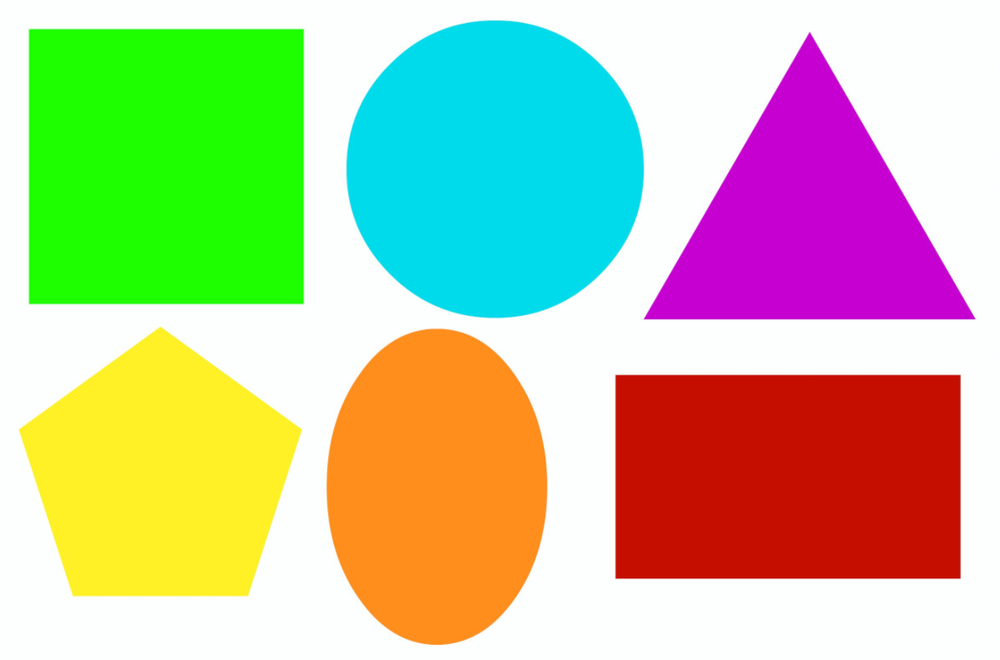
#> input picture OpenCV Guide/shapes.png, 1000 x 660 px, shrunk from 1311 x 865 before the run, given in place of shapes.jpg, which was not available
$ python image_arith.py
#> lines starting #> are read from the running program, lines starting #| are printed output that depends on the picture; pictures that were not available may be replaced by others from this repository, and a replacement may not be noted
#!/usr/bin/env python3
# -*- coding: utf-8 -*-
"""
Created on Wed Jan 11 00:15:57 2023

@author: venkatesanmuthukumar
"""

# image_arith.py

import numpy as np
import cv2

x = np.uint8([250])
y = np.uint8([10])

print("OpenCV 250 + 10: ", cv2.add(x,y)) # 250+10 = 260 => 255
print("Numpy 250 + 10: ", x+y)          # 250+10 = 260 % 256 = 4


img = cv2.imread("images/shapes.jpg")
#> img is the input picture: shape (660, 1000, 3); mean B, G, R 156.5, 196.5, 191.1
cv2.imshow("Shapes", img)


print("Initial pixel at [50, 50]\t: ", img[50, 50])
#| Initial pixel at [50, 50]	:  [  0 255  30]
new_pixel =  90 * np.ones(img.shape, dtype = "uint8")

print("Add/subtract 90")

opencv_img = cv2.add(img, new_pixel)
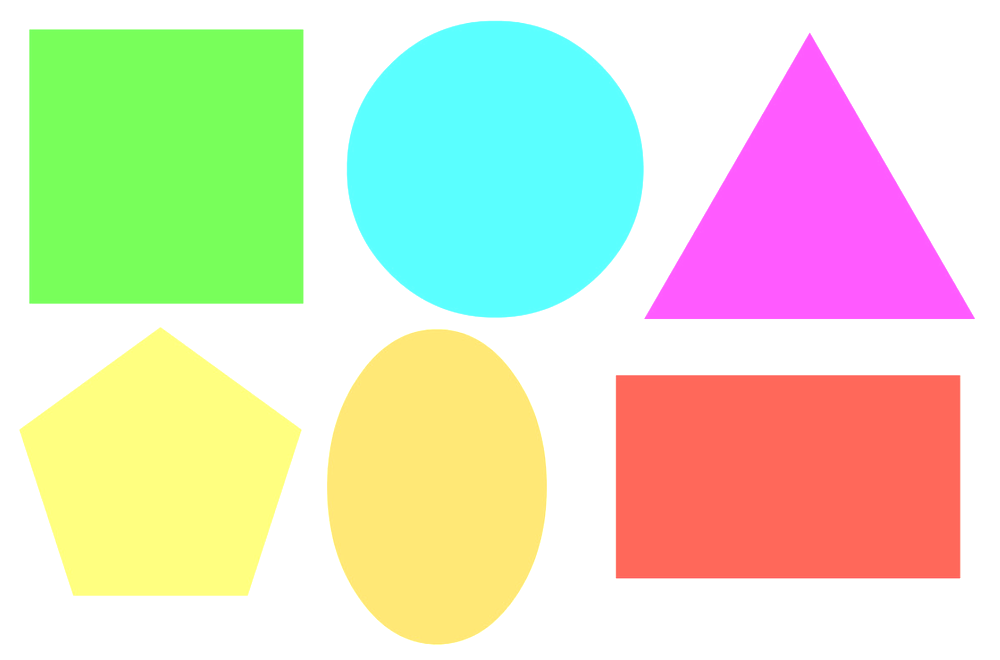
#> opencv_img: shape (660, 1000, 3); mean B, G, R 197.3, 225.3, 222.3
print("OpenCV addition pixel at [50, 50]\t: ", opencv_img[50, 50])
#| OpenCV addition pixel at [50, 50]	:  [ 90 255 120]
cv2.imshow("OpenCV add", opencv_img)

opencv_img = cv2.subtract(img, new_pixel)
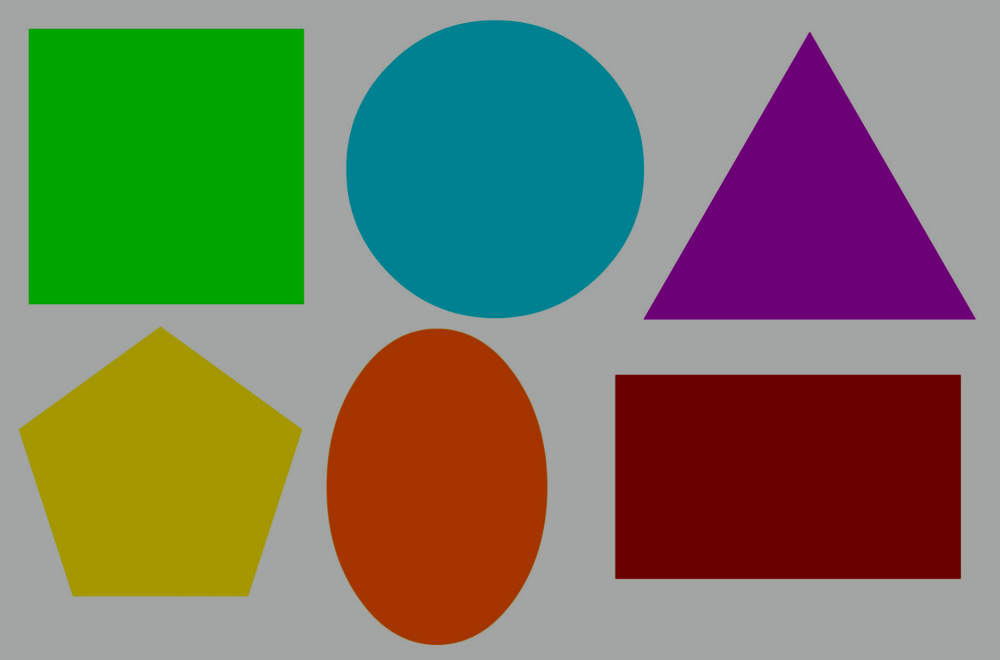
#> opencv_img: shape (660, 1000, 3); mean B, G, R 95.4, 121, 117.3
print("OpenCV subtract pixel at [50, 50]\t: ", opencv_img[50, 50])
#| OpenCV subtract pixel at [50, 50]	:  [  0 165   0]
cv2.imshow("OpenCV subtract", opencv_img)


numpy_img = img + new_pixel
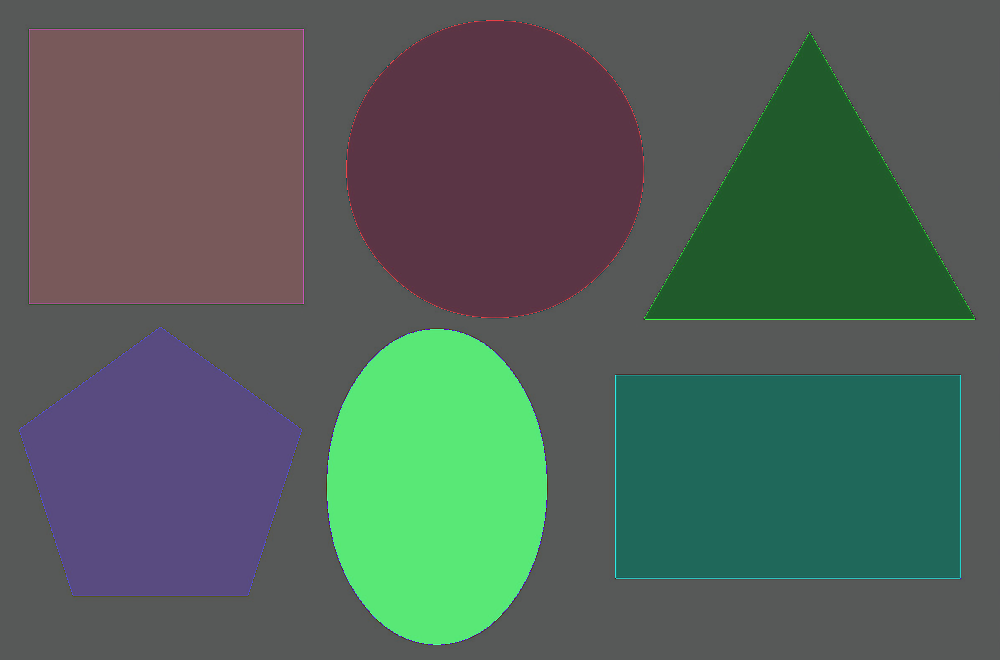
#> numpy_img: shape (660, 1000, 3); mean B, G, R 89, 97.7, 81.5
print("Numpy addition pixel at [50, 50]\t: ", opencv_img[50, 50])
#| Numpy addition pixel at [50, 50]	:  [  0 165   0]
cv2.imshow("Numpy add", numpy_img)

numpy_img = img - new_pixel
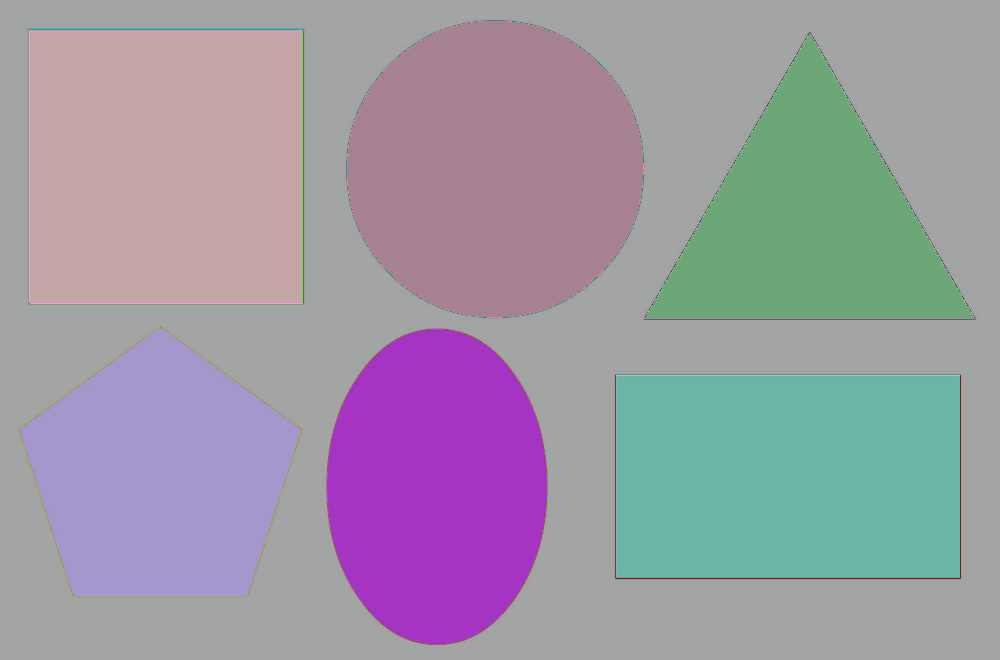
#> numpy_img: shape (660, 1000, 3); mean B, G, R 164.3, 152, 157.1
print("Numpy subtract pixel at [50, 50]\t: ", opencv_img[50, 50])
#| Numpy subtract pixel at [50, 50]	:  [  0 165   0]
cv2.imshow("Numpy subtract", numpy_img)

cv2.waitKey(0)
